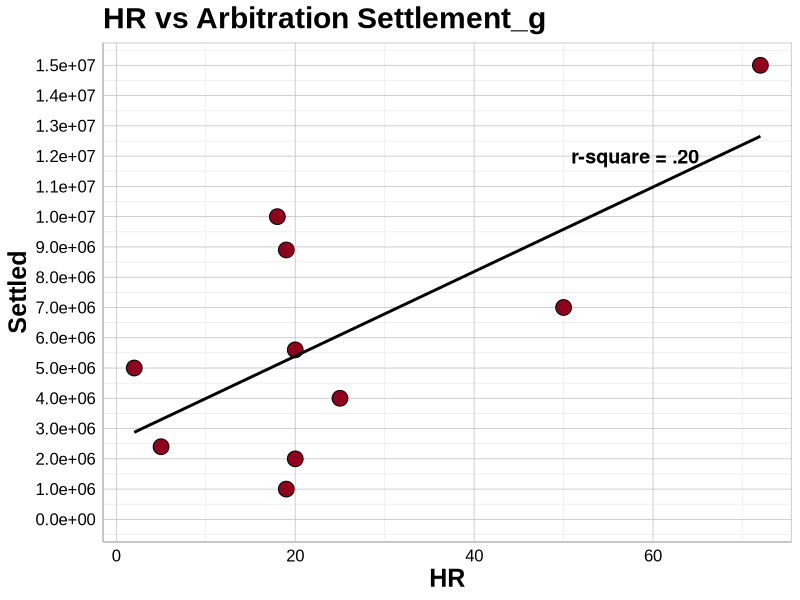
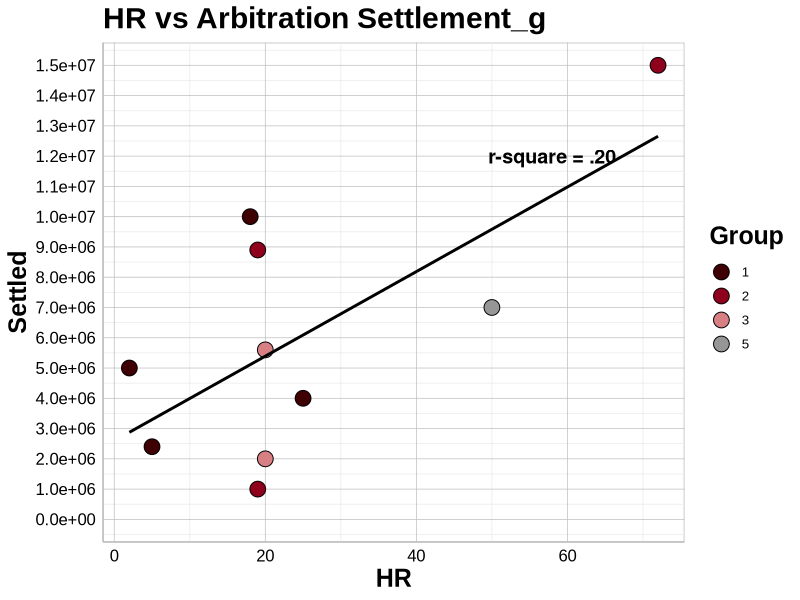

Write the R code that produced these figures, in order.
# install.packages('ggplot2')

library(ggplot2)

# creates sample data
df <- data.frame(HR=c(19,20,25,5,2,50,72,20,18,19),Settled=c(10^6, 2*10^6, 4*10^6, 2.4*10^6, 5*10^6, 7*10^6, 15*10^6, 5.6*10^6, 10*10^6, 8.9*10^6), Group = sample(c("1","2","3","4","5","6"), 10, replace = TRUE))

# Graph Parameters
tht_palette = c('#3E0002', '#8e001c', '#D87F83', '#969696', '#636363', '#252525')
dot_size = 5
dot_transparency = 1
y_major_tick_marks = seq(from=0, to=10^8, by=10^6)
y_axis_limits = c(0,15*10^6)

# FanGraphs Theme
tht_theme <- function(base_size = 12, base_family = "Arial") {
  theme_minimal(base_size = base_size, base_family = base_family) %+replace%
    theme(
      panel.background = element_rect(fill = "white", color='#BFBFBF'),
      axis.line = element_line(color='#BFBFBF', size=.5),
      panel.grid.major = element_line(color='#BFBFBF', size=.25),
      axis.title = element_text(face='bold', hjust=.5, vjust=0),
      axis.text = element_text(color='black'),
      title = element_text(face='bold', size = 18, hjust=0, vjust=1.5))
}

# Scatter Plot with r-square annotation and lm fit line
ggplot(data=df, aes(y=Settled, x=HR)) + 
  geom_point(fill = '#8e001c', shape=21, size=dot_size, alpha=dot_transparency) + 
  geom_smooth(method=lm, se=F, color='black') + 
  scale_y_continuous(breaks=(y_major_tick_marks), limits=y_axis_limits) +
  ggtitle("HR vs Arbitration Settlement_g") +
  annotate(geom="text", y=1.2*10^7, x=58, label='r-square = .20', size = 5, fontface = "bold") +
  tht_theme()

# Scatter Plot with r-square annotation and lm fit line, colored by Group
ggplot(data=df, aes(y=Settled, x=HR)) + 
  geom_point(aes(fill = Group), shape=21, size=dot_size, alpha=dot_transparency) + 
  geom_smooth(method=lm, se=F, color='black') + 
  scale_y_continuous(breaks=(y_major_tick_marks), limits=y_axis_limits) +
  scale_fill_manual(values = tht_palette) + 
  ggtitle('HR vs Arbitration Settlement_g') +
  annotate(geom="text", y=1.2*10^7, x=58, label='r-square = .20', size = 5, fontface = "bold") +
  tht_theme()
